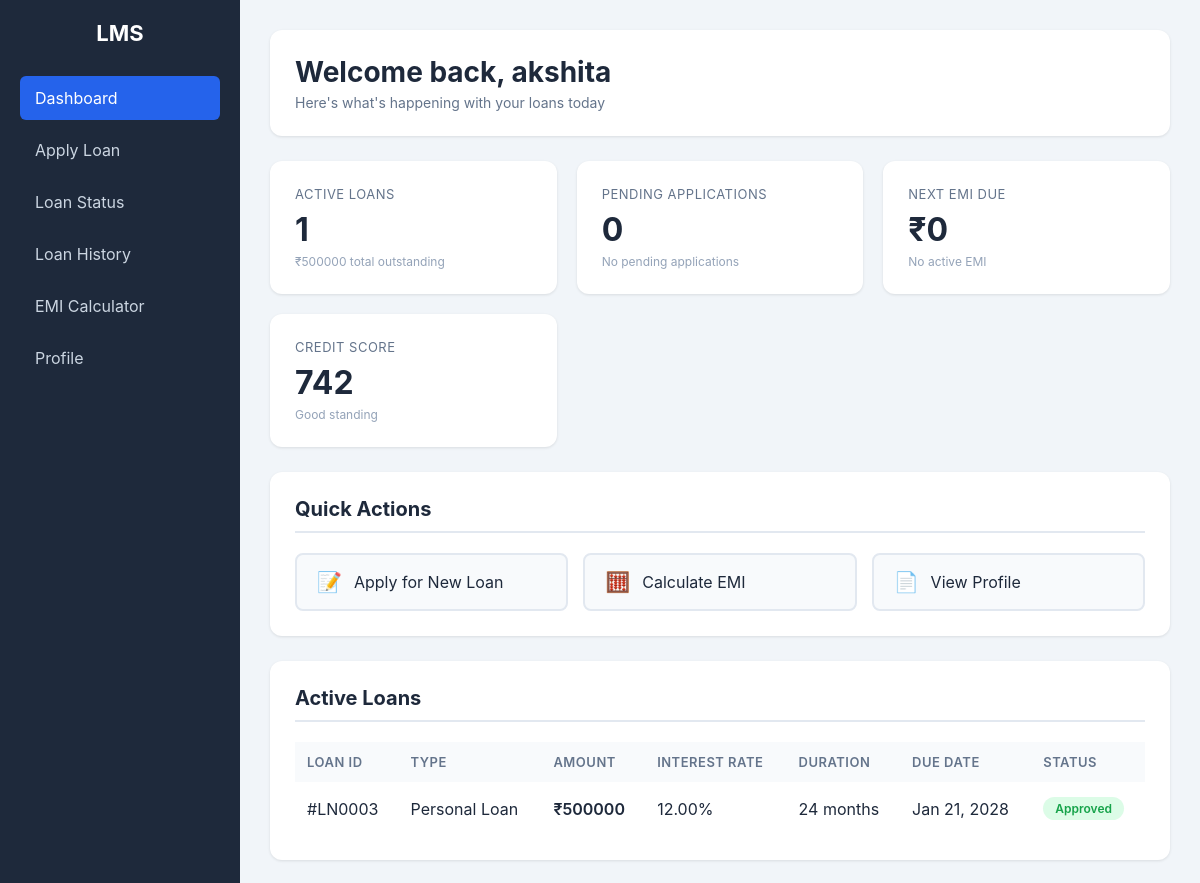
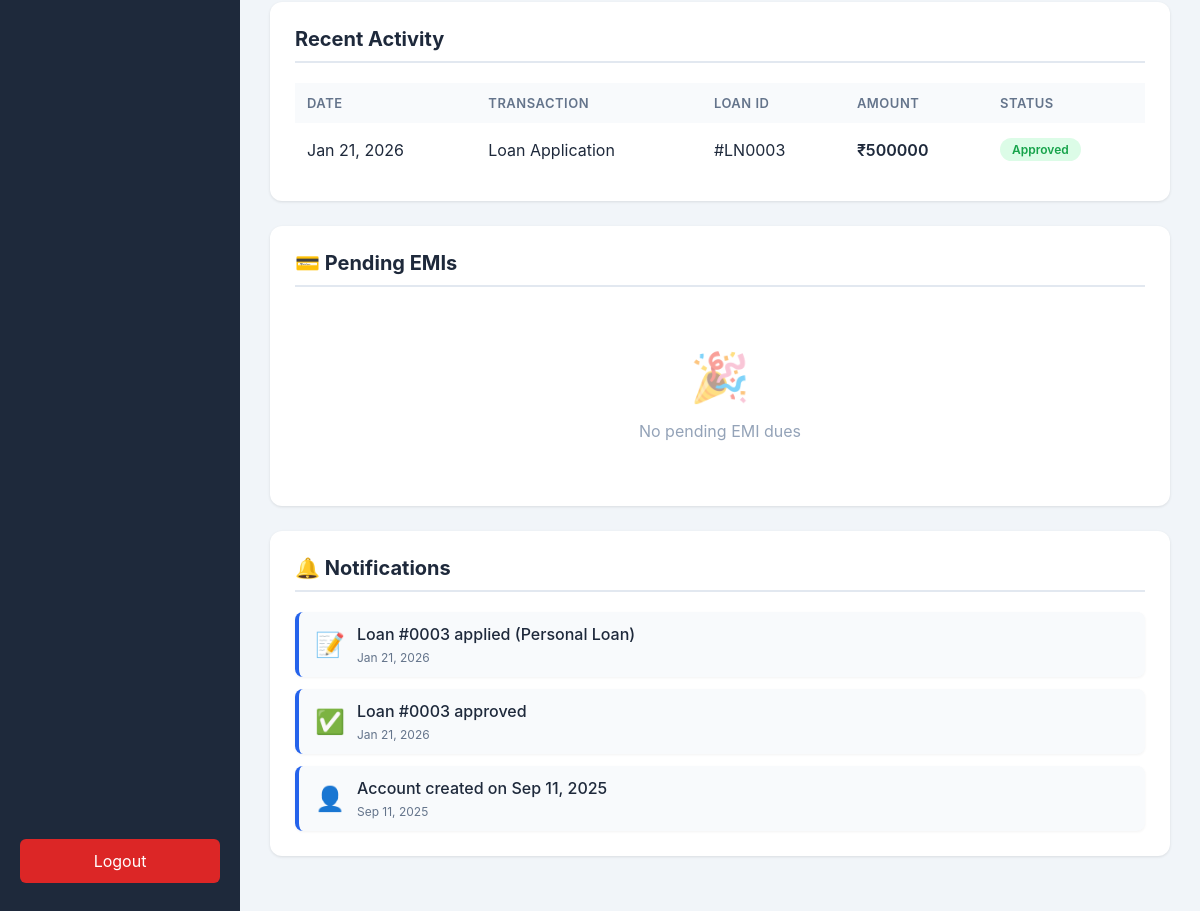
/user-dashboard/ (signed in), run on the app's committed database (2 pictures, top to bottom).
### core/models.py (models this page shows, shortened)
class Loan(models.Model):
    member = models.ForeignKey(Member, on_delete=models.CASCADE)
    loan_type = models.CharField(max_length=50, blank=True)
    amount = models.DecimalField(max_digits=10, decimal_places=2)
    duration_months = models.IntegerField(default=12)
    interest_rate = models.DecimalField(max_digits=5, decimal_places=2)
    purpose = models.TextField(blank=True)
    issued_date = models.DateField(auto_now_add=True)
    due_date = models.DateField()
    monthly_income = models.DecimalField(max_digits=10, decimal_places=2, null=True, blank=True)
    employment_type = models.CharField(max_length=50, blank=True)
    existing_loans = models.CharField(max_length=10, blank=True)
    repayment_method = models.CharField(max_length=50, blank=True)
    remarks = models.TextField(blank=True)
    personal_reason = models.CharField(max_length=100, blank=True, null=True)
    existing_emi = models.DecimalField(max_digits=10, decimal_places=2, null=True, blank=True)
    property_type = models.CharField(max_length=50, blank=True, null=True)
    property_value = models.DecimalField(max_digits=12, decimal_places=2, null=True, blank=True)
    property_location = models.CharField(max_length=200, blank=True, null=True)
    construction_status = models.CharField(max_length=50, blank=True, null=True)
    property_documents = models.FileField(upload_to='loan_documents/', blank=True, null=True)
    co_applicant_name = models.CharField(max_length=100, blank=True, null=True)
    co_applicant_relation = models.CharField(max_length=50, blank=True, null=True)
    student_name = models.CharField(max_length=100, blank=True, null=True)
    course_name = models.CharField(max_length=200, blank=True, null=True)
    institution_name = models.CharField(max_length=200, blank=True, null=True)
    institution_location = models.CharField(max_length=100, blank=True, null=True)
    course_duration = models.IntegerField(null=True, blank=True)
    admission_letter = models.FileField(upload_to='loan_documents/', blank=True, null=True)
    guardian_name = models.CharField(max_length=100, blank=True, null=True)
    guardian_income = models.DecimalField(max_digits=10, decimal_places=2, null=True, blank=True)
    business_name = models.CharField(max_length=200, blank=True, null=True)
    business_type = models.CharField(max_length=100, blank=True, null=True)
    business_registration = models.CharField(max_length=100, blank=True, null=True)
    business_age = models.IntegerField(null=True, blank=True)
    annual_turnover = models.DecimalField(max_digits=12, decimal_places=2, null=True, blank=True)
    business_plan = models.FileField(upload_to='loan_documents/', blank=True, null=True)
    business_address = models.TextField(blank=True, null=True)
    farm_size = models.DecimalField(max_digits=8, decimal_places=2, null=True, blank=True)
    farming_type = models.CharField(max_length=100, blank=True, null=True)
    land_ownership = models.CharField(max_length=50, blank=True, null=True)
    crop_type = models.CharField(max_length=200, blank=True, null=True)
    land_documents = models.FileField(upload_to='loan_documents/', blank=True, null=True)
    irrigation_facility = models.CharField(max_length=20, blank=True, null=True)
    farming_experience = models.IntegerField(null=True, blank=True)
    status = models.CharField(
        max_length=20,
        choices=[
            ('pending', 'Pending'),
            ('approved', 'Approved'),
            ('closed', 'Closed'),
        ],
        default='pending'
    )

### core/views.py (the view, shortened to what this page needs)
# urls.py: path('user-dashboard/', views.user_dashboard, name='user_dashboard'),
@login_required
def user_dashboard(request):
    member = Member.objects.filter(user=request.user).first()
    if not member:
        return render(request, 'core/userdash.html', {
            'member': None,
            'notifications': []
        })
    active_loans = Loan.objects.filter(member=member, status='approved')
    pending_loans = Loan.objects.filter(member=member, status='pending')
    all_loans = Loan.objects.filter(member=member)
    total_outstanding = Decimal('0')
    for loan in active_loans:
        paid = Payment.objects.filter(loan=loan).aggregate(
            total=Sum('amount_paid')
        )['total'] or Decimal('0')
        total_outstanding += (loan.amount - paid)
    next_emi = EMI.objects.filter(
        loan__member=member,
        is_paid=False,
        due_date__gte=date.today()
    ).order_by('due_date').first()
    next_emi_due = next_emi.amount if next_emi else Decimal('0')
    next_due_date = next_emi.due_date if next_emi else None
    recent_activity = []
    for loan in all_loans[:5]:
        recent_activity.append({
            'date': loan.issued_date,
            'transaction': 'Loan Application',
            'loan_id': f'#LN{loan.id:04d}',
            'amount': loan.amount,
            'status': loan.status
        })
    recent_activity.sort(key=lambda x: x['date'], reverse=True)
    context = {
        'member': member,
        'active_loans': active_loans,
        'pending_loans': pending_loans,
        'active_loans_count': active_loans.count(),
        'pending_loans_count': pending_loans.count(),
        'total_outstanding': total_outstanding,
        'next_emi_due': next_emi_due,
        'next_due_date': next_due_date,
        'credit_score': 742,  # mock
        'recent_activity': recent_activity[:10],
        'notifications': generate_user_notifications(request.user),
        'emis': EMI.objects.filter(loan__member=member)
    }
    return render(request, 'core/userdash.html', context)

### core/templates/core/userdash.html (shortened to what this page needs)
<!DOCTYPE html>
<html lang="en">
<head>
</head>
<body>
  <div class="sidebar">
    <h2>LMS</h2>
    <a class="active" href="{% url 'user_dashboard' %}">Dashboard</a>
    <a href="{% url 'apply_loan' %}">Apply Loan</a>
    <a href="{% url 'loan_status' %}">Loan Status</a>
    <a href="{% url 'loan_history' %}">Loan History</a>
    <a href="{% url 'emi_calculator' %}">EMI Calculator</a>
    <a href="{% url 'profile' %}">Profile</a>
    <a href="{% url 'logout' %}" class="logout-btn">Logout</a>
  </div>
  <div class="main">
    <div class="topbar">
      <h2>Welcome back, {{ request.user.get_full_name|default:request.user.username }}</h2>
      <p>Here's what's happening with your loans today</p>
    </div>
    <div class="cards">
      <div class="card">
        <div class="card-label">Active Loans</div>
        <div class="card-value">{{ active_loans_count }}</div>
        <div class="card-subtext">₹{{ total_outstanding|floatformat:0 }} total outstanding</div>
      </div>
      <div class="card">
        <div class="card-label">Pending Applications</div>
        <div class="card-value">{{ pending_loans_count }}</div>
        <div class="card-subtext">{% if pending_loans_count > 0 %}Under review{% else %}No pending applications{% endif %}</div>
      </div>
      <div class="card">
        <div class="card-label">Next EMI Due</div>
        <div class="card-value">₹{{ next_emi_due|floatformat:0 }}</div>
        <div class="card-subtext">{% if next_due_date %}Due on {{ next_due_date|date:"M d, Y" }}{% else %}No active EMI{% endif %}</div>
      </div>
      <div class="card">
        <div class="card-label">Credit Score</div>
        <div class="card-value">{{ credit_score }}</div>
        <div class="card-subtext">Good standing</div>
      </div>
    </div>
    <section class="section">
      <h3>Quick Actions</h3>
      <div class="quick-actions">
        <a href="{% url 'apply_loan' %}" class="action-btn">
          <span>📝</span>
          <div>Apply for New Loan</div>
        </a>
        <a href="{% url 'emi_calculator' %}" class="action-btn">
          <span>🧮</span>
          <div>Calculate EMI</div>
        </a>
        <a href="{% url 'profile' %}" class="action-btn">
          <span>📄</span>
          <div>View Profile</div>
        </a>
      </div>
    </section>
    <section class="section">
      <h3>Active Loans</h3>
      {% if active_loans %}
      <table>
        <thead>
          <tr>
            <th>Loan ID</th>
            <th>Type</th>
            <th>Amount</th>
            <th>Interest Rate</th>
            <th>Duration</th>
            <th>Due Date</th>
            <th>Status</th>
          </tr>
        </thead>
        <tbody>
          {% for loan in active_loans %}
          <tr>
            <td>#LN{{ loan.id|stringformat:"04d" }}</td>
            <td>{{ loan.loan_type|default:"General Loan" }}</td>
            <td class="amount">₹{{ loan.amount|floatformat:0 }}</td>
            <td>{{ loan.interest_rate }}%</td>
            <td>{{ loan.duration_months }} months</td>
            <td>{{ loan.due_date|date:"M d, Y" }}</td>
            <td><span class="status-badge status-active">{{ loan.status|title }}</span></td>
          </tr>
          {% endfor %}
        </tbody>
      </table>
      {% else %}
      <div class="empty-state">
        <span>📋</span>
        <p>No active loans found</p>
      </div>
      {% endif %}
    </section>
    <section class="section">
      <h3>Recent Activity</h3>
      {% if recent_activity %}
      <table>
        <thead>
          <tr>
            <th>Date</th>
            <th>Transaction</th>
            <th>Loan ID</th>
            <th>Amount</th>
            <th>Status</th>
          </tr>
        </thead>
        <tbody>
          {% for activity in recent_activity %}
          <tr>
            <td>{{ activity.date|date:"M d, Y" }}</td>
            <td>{{ activity.transaction }}</td>
            <td>{{ activity.loan_id }}</td>
            <td class="amount">₹{{ activity.amount|floatformat:0 }}</td>
            <td>
              {% if activity.status == 'pending' %}
                <span class="status-badge status-pending">Pending</span>
              {% elif activity.status == 'approved' %}
                <span class="status-badge status-active">Approved</span>
              {% elif activity.status == 'paid' %}
                <span class="status-badge status-paid">Paid</span>
              {% elif activity.status == 'closed' %}
                <span class="status-badge status-closed">Closed</span>
              {% endif %}
            </td>
          </tr>
          {% endfor %}
        </tbody>
      </table>
      {% else %}
      <div class="empty-state">
        <span>📊</span>
        <p>No recent activity</p>
      </div>
      {% endif %}
    </section>
<section class="section">
  <h3>💳 Pending EMIs</h3>
  {% if emis %}
  <table>
    <thead>
      <tr>
        <th>Loan ID</th>
        <th>Due Date</th>
        <th>Amount</th>
        <th>Status</th>
        <th>Action</th>
      </tr>
    </thead>
    <tbody>
      {% for emi in emis %}
      <tr>
        <td>#LN{{ emi.loan.id|stringformat:"04d" }}</td>
        <td>{{ emi.due_date|date:"M d, Y" }}</td>
        <td class="amount">₹{{ emi.amount|floatformat:0 }}</td>
        <td>
          {% if emi.is_paid %}
            <span class="status-badge status-paid">Paid</span>
          {% else %}
            <span class="status-badge status-pending">Unpaid</span>
          {% endif %}
        </td>
        <td>
          {% if not emi.is_paid %}
            <a href="{% url 'pay_emi' emi.id %}" class="action-btn" style="padding:6px 12px;">
              Pay EMI
            </a>
          {% else %}
            —
          {% endif %}
        </td>
      </tr>
      {% endfor %}
    </tbody>
  </table>
  {% else %}
    <div class="empty-state">
      <span>🎉</span>
      <p>No pending EMI dues</p>
    </div>
  {% endif %}
</section>
<section class="section">
  <h3>🔔 Notifications</h3>
  {% if notifications %}
    <div class="notifications">
      {% for note in notifications %}
        <div class="notification-card {% if "overdue" in note.message %}overdue{% endif %}">
          <div class="icon">
            {% if "Account created" in note.message %}
              👤
            {% elif "Loan" in note.message and "applied" in note.message %}
              📝
            {% elif "approved" in note.message %}
              ✅
            {% elif "closed" in note.message %}
              🏁
            {% elif "EMI" in note.message and "paid" in note.message %}
              💵
            {% elif "EMI" in note.message and "overdue" in note.message %}
              ⚠️
            {% else %}
              🔔
            {% endif %}
          </div>
          <div class="note-content">
            <p class="message">{{ note.message }}</p>
            <span class="date">{{ note.created_at|date:"M d, Y" }}</span>
          </div>
        </div>
      {% endfor %}
    </div>
  {% else %}
    <div class="empty-state">
      <span>📭</span>
      <p>No notifications yet</p>
    </div>
  {% endif %}
</section>
  </div>
</body>
</html>

### core/templates/core/userdash.html (style rules this page uses)
* { margin: 0; padding: 0; box-sizing: border-box; }
body { font-family: -apple-system, BlinkMacSystemFont, 'Segoe UI', Roboto, Oxygen, Ubuntu, Cantarell, sans-serif; background: #f1f5f9; display: flex; height: 100vh; }
.sidebar { width: 240px; background: #1e293b; color: #fff; padding: 20px; display: flex; flex-direction: column; }
.sidebar h2 { text-align: center; margin-bottom: 30px; font-size: 22px; }
.sidebar a { display: block; padding: 12px 15px; color: #cbd5e1; text-decoration: none; border-radius: 6px; margin-bottom: 8px; transition: 0.3s; }
.sidebar a:hover, .sidebar a.active { background: #2563eb; color: #fff; }
.logout-btn { margin-top: auto; background: #dc2626 !important; color: white !important; text-align: center; }
.main { flex: 1; padding: 30px; overflow-y: auto; }
.topbar { background: white; padding: 25px; border-radius: 12px; margin-bottom: 25px; box-shadow: 0 1px 3px rgba(0,0,0,0.1); }
.topbar h2 { color: #1e293b; font-size: 28px; margin-bottom: 5px; }
.topbar p { color: #64748b; font-size: 14px; }
.cards { display: grid; grid-template-columns: repeat(auto-fit, minmax(220px, 1fr)); gap: 20px; margin-bottom: 25px; }
.card { background: white; padding: 25px; border-radius: 12px; box-shadow: 0 1px 3px rgba(0,0,0,0.1); transition: transform 0.2s; }
.card-label { color: #64748b; font-size: 13px; text-transform: uppercase; letter-spacing: 0.5px; margin-bottom: 8px; }
.card-value { color: #1e293b; font-size: 32px; font-weight: 700; }
.card-subtext { color: #94a3b8; font-size: 12px; margin-top: 5px; }
.section { background: white; padding: 25px; border-radius: 12px; margin-bottom: 25px; box-shadow: 0 1px 3px rgba(0,0,0,0.1); }
.section h3 { color: #1e293b; margin-bottom: 20px; font-size: 20px; border-bottom: 2px solid #e2e8f0; padding-bottom: 10px; }
.quick-actions { display: grid; grid-template-columns: repeat(auto-fit, minmax(200px, 1fr)); gap: 15px; }
.action-btn { display: flex; align-items: center; padding: 15px 20px; background: #f8fafc; border: 2px solid #e2e8f0; border-radius: 8px; text-decoration: none; color: #1e293b; transition: all 0.2s; cursor: pointer; }
.action-btn span { font-size: 20px; margin-right: 12px; }
table { width: 100%; border-collapse: collapse; }
th { background: #f8fafc; padding: 12px; text-align: left; color: #64748b; font-size: 13px; text-transform: uppercase; letter-spacing: 0.5px; font-weight: 600; }
td { padding: 15px 12px; border-bottom: 1px solid #e2e8f0; color: #1e293b; }
tr:last-child td { border-bottom: none; }
.status-badge { display: inline-block; padding: 4px 12px; border-radius: 12px; font-size: 12px; font-weight: 600; }
.status-active { background: #dcfce7; color: #16a34a; }
.amount { font-weight: 600; color: #1e293b; }
.empty-state { text-align: center; padding: 40px; color: #94a3b8; }
.empty-state span { font-size: 48px; display: block; margin-bottom: 15px; opacity: 0.5; }
.notification-card { display: flex; align-items: flex-start; background: #f8fafc; padding: 15px 20px; border-radius: 10px; border-left: 4px solid #2563eb; box-shadow: 0 1px 3px rgba(0,0,0,0.05); transition: background 0.3s; }
.note-content p { margin-bottom: 4px; color: #1e293b; font-weight: 500; }
.notifications { display: flex; flex-direction: column; gap: 12px; }
.notification-card { display: flex; align-items: center; background: #f8fafc; border-left: 4px solid #2563eb; padding: 12px 16px; border-radius: 8px; transition: all 0.2s; }
.notification-card .icon { font-size: 24px; margin-right: 12px; }
.notification-card .note-content { display: flex; flex-direction: column; }
.notification-card .note-content .message { font-weight: 500; color: #1e293b; }
.notification-card .note-content .date { font-size: 12px; color: #64748b; margin-top: 2px; }

### data on the page
Loan: id "0003", loan_type "Personal Loan", amount "500000", interest_rate "12.00", duration_months "24", due_date "Jan 21, 2028", status "Approved", date "Jan 21, 2026", amount "500000"

### other printed values
{{ request.user.get_full_name|default:request.user.username }} "akshita"
{{ active_loans_count }} "1"
{{ total_outstanding|floatformat:0 }} "500000"
{{ pending_loans_count }} "0"
{{ next_emi_due|floatformat:0 }} "0"
{{ credit_score }} "742"
{{ activity.transaction }} "Loan Application"
{{ activity.loan_id }} "#LN0003"
{{ note.message }} "Loan #0003 applied (Personal Loan)" "Loan #0003 approved" "Account created on Sep 11, 2025"
{{ note.created_at|date:"M d, Y" }} "Jan 21, 2026" "Jan 21, 2026" "Sep 11, 2025"
